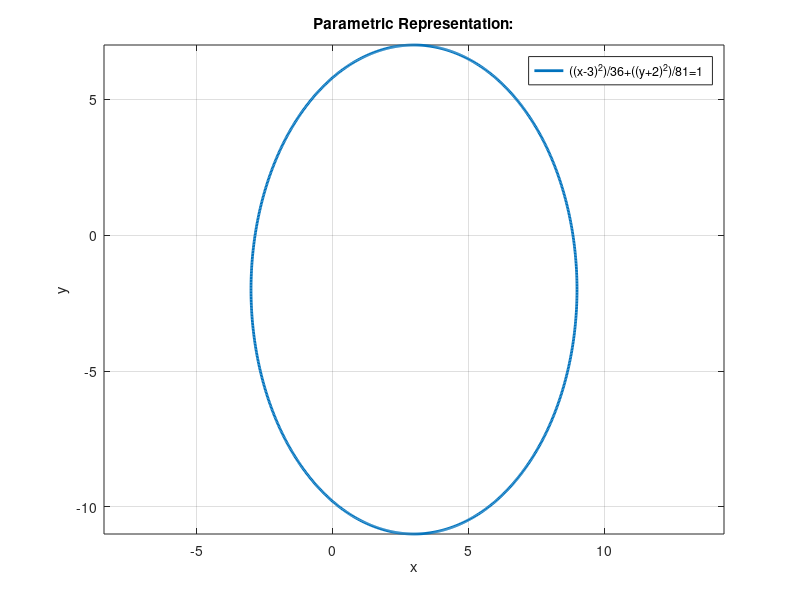

This figure's MATLAB source:
t= linspace(0, 2*pi, 1000);
x= 3+ 6*cos(t);
y= -2+9*sin(t);
figure;
plot(x, y, 'LineWidth', 2);
axis equal;
grid on;
xlabel('x');
ylabel('y');
title('Parametric Representation:');

legend('((x-3)^2)/36+((y+2)^2)/81=1');